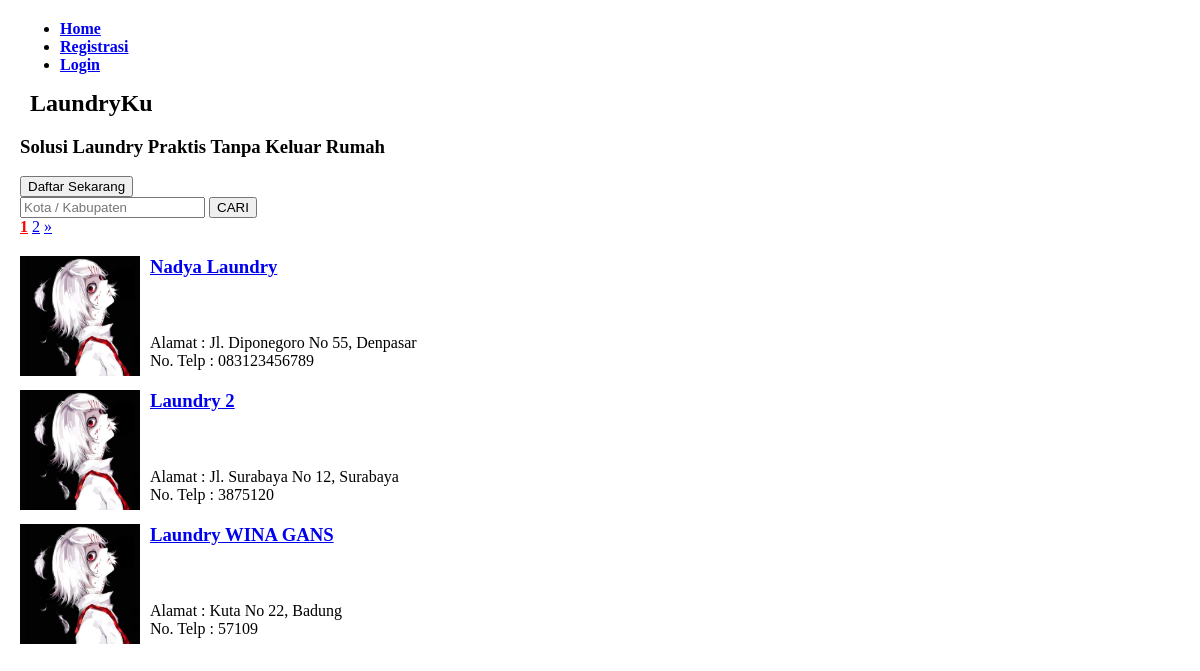
The page / on the database its author committed.
### tables this page shows
CREATE TABLE `agen` (
  `id_agen` int(11) NOT NULL,
  `nama_laundry` varchar(30) DEFAULT NULL,
  `nama_pemilik` varchar(30) DEFAULT NULL,
  `telp` varchar(13) DEFAULT NULL,
  `email` varchar(30) DEFAULT NULL,
  `kota` varchar(20) DEFAULT NULL,
  `alamat` varchar(100) DEFAULT NULL,
  `plat_driver` varchar(12) DEFAULT NULL,
  `password` varchar(255) DEFAULT NULL
);

### index.php (the view, shortened to what this page needs)
<?php
include 'connect-db.php';
$jumlahDataPerHalaman = 3;
$query = mysqli_query($connect,"SELECT * FROM agen");
$jumlahData = mysqli_num_rows($query);
$jumlahHalaman = ceil($jumlahData / $jumlahDataPerHalaman);
if ( isset($_GET["page"])){
    $halamanAktif = $_GET["page"];
}else{
    $halamanAktif = 1;
}
$awalData = ( $jumlahDataPerHalaman * $halamanAktif ) - $jumlahDataPerHalaman;
$agen = mysqli_query($connect,"SELECT * FROM agen LIMIT $awalData, $jumlahDataPerHalaman");
?>
<!DOCTYPE html>
<html lang="en">
<head>
    <link rel="stylesheet" type="text/css" href="css/rating.css">
    <link rel="stylesheet" href="https://cdnjs.cloudflare.com/ajax/libs/font-awesome/4.7.0/css/font-awesome.min.css">
</head>
<body>
    <?php include 'header.php'; ?>
    <div id="body">
        <div class="body">
            <h1>LaundryKu</h1>
            <h3>Solusi Laundry Praktis Tanpa Keluar Rumah</h3>
            <?php if ( isset($_SESSION["login-pelanggan"]) && isset($_SESSION["pelanggan"]) ) : ?>
                <div>
                    <form action="" method="post">
                        <input type="text" name="keyword" placeholder="Kota / Kabupaten" />
                        <button type="submit" name="cari">CARI</button>
                    </form>
                </div>
                <ul>
                    <li><button type="button"><a href="pelanggan.php">Profil Saya</a></button></li>
                    <li><button type="button"><a href="status.php">Status Cucian</a></button></li>
                    <li><button type="button"><a href="transaksi.php">Riwayat Transaksi</a></button></li>
                </ul>
            <?php else : ?>
                <a href='registrasi-pelanggan.php'><button type='button'>Daftar Sekarang</button></a>
                <form action="" method="post">
                    <input type="text" name="keyword" placeholder="Kota / Kabupaten" />
                    <button type="submit" name="cari">CARI</button>
                </form>
            <?php endif ?>
        </div>
        </div>
        <div class="body">
            <div id="halaman">
                <?php for( $i = 1; $i <= $jumlahHalaman; $i++ ) : ?>
                    <?php if( $i == $halamanAktif ) : ?>
                        <a href="?page=<?= $i; ?>" style="font-weight: bold; color: red;"><?= $i; ?></a>
                    <?php else : ?>
                        <a href="?page=<?= $i; ?>"><?= $i; ?></a>
                    <?php endif; ?>
                <?php endfor; ?>
                <?php if( $halamanAktif < $jumlahHalaman ) : ?>
                    <a href="?page=<?= $halamanAktif + 1; ?>">&raquo;</a>
                <?php endif; ?>
            </div>
            <?php foreach ( $agen as $dataAgen) : ?>
                <div style="margin-top:20px" class="agen">
                    <div><a href="detail-agen.php?id=<?= $dataAgen['id_agen'] ?>"><img src="files/laundryku.jpg" width=120 height=120 alt="foto" style="float:left;margin-right:10px"></a></div>
                    <h3><a href="detail-agen.php?id=<?= $dataAgen['id_agen'] ?>"><?= $dataAgen["nama_laundry"] ?></a></h3>
                    <?php
                        $temp = $dataAgen["id_agen"];
                        $queryStar = mysqli_query($connect,"SELECT * FROM transaksi WHERE id_agen = '$temp'");
                        $totalStar = 0;
                        $i = 0;
                        while ($star = mysqli_fetch_assoc($queryStar)){
                            $totalStar += $star["rating"];
                            $i++;
                            $fixStar = ceil($totalStar / $i);
                        }
                        if ( $totalStar == 0 ) {
                    ?>
                        <fieldset class="bintang"><span class="starImg star-0"></span></fieldset>
                        <?php }else { ?>
                        <fieldset class="bintang"><span class="starImg star-<?= $fixStar ?>"></span></fieldset>
                        <?php } ?>
                    <div>
                        <ul>
                            <li>Alamat : <?= $dataAgen["alamat"] . ", " . $dataAgen["kota"]  ?></li>
                            <li>No. Telp : <?= $dataAgen["telp"] ?></li>
                        </ul>
                    </div>
                </div>
            <?php endforeach; ?>
        </div>
</body>
</html>

### css/rating.css (style rules this page uses)
fieldset, label { margin: 0; padding: 0; }
body { margin: 20px; }
h1 { font-size: 1.5em; margin: 10px; }
.bintang { width: 100px; border: none; font-weight: bold; font-size: 12px; }
.starImg { width: 100px; height: 21px; display: block; background: url(http://1.bp.blogspot.com/-Sp-iHFztZdc/UVD89O9oM1I/AAAAAAAAEU0/Xh-FBDaWyJY/s1600/star.png) 0 0 no-repeat; }
.star-0 { background-position: -100px -0; }
.star-6 { background-position: -40px 0; }
.star-10 { background-position: 0 0; }

### rows shown on the page
agen: nama_laundry "Nadya Laundry", alamat "Jl. Diponegoro No 55", kota "Denpasar", telp "083123456789"
agen: nama_laundry "Laundry 2", alamat "Jl. Surabaya No 12", kota "Surabaya", telp "3875120"
agen: nama_laundry "Laundry WINA GANS", alamat "Kuta No 22", kota "Badung", telp "57109"
